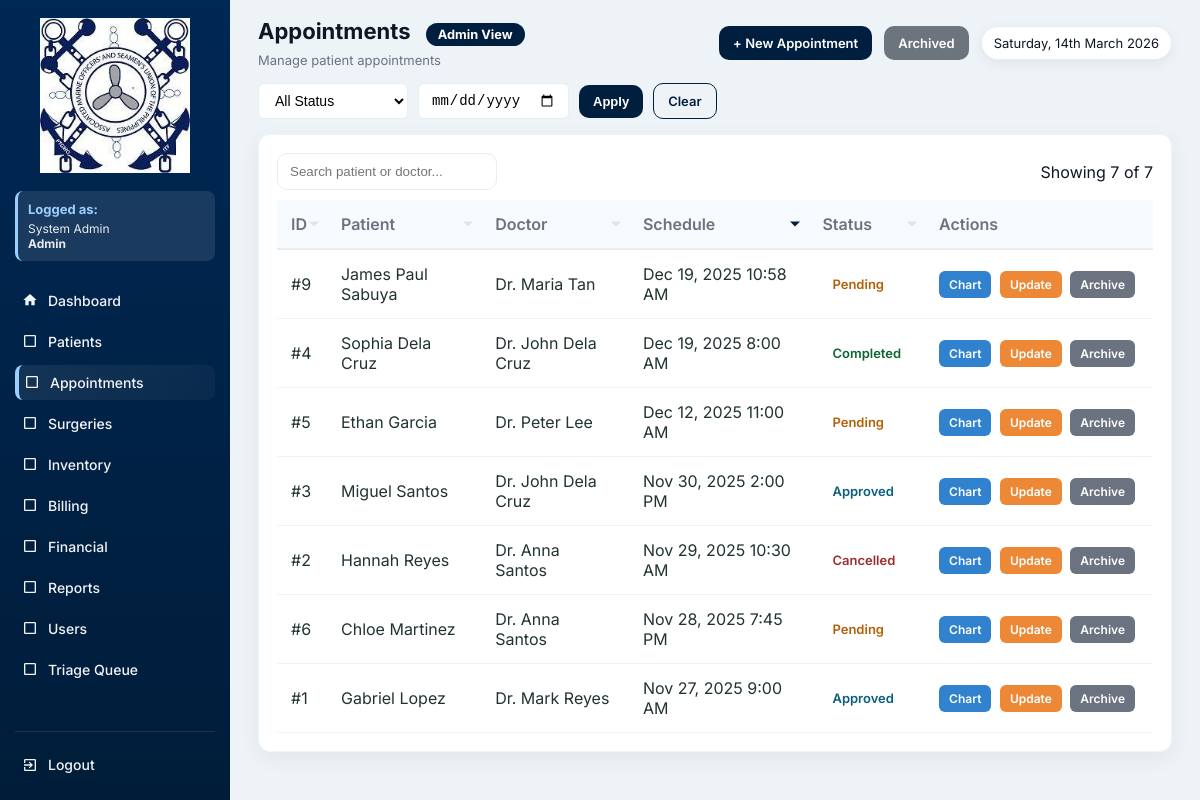
The page /appointments.php (signed in) on the database as committed earlier.
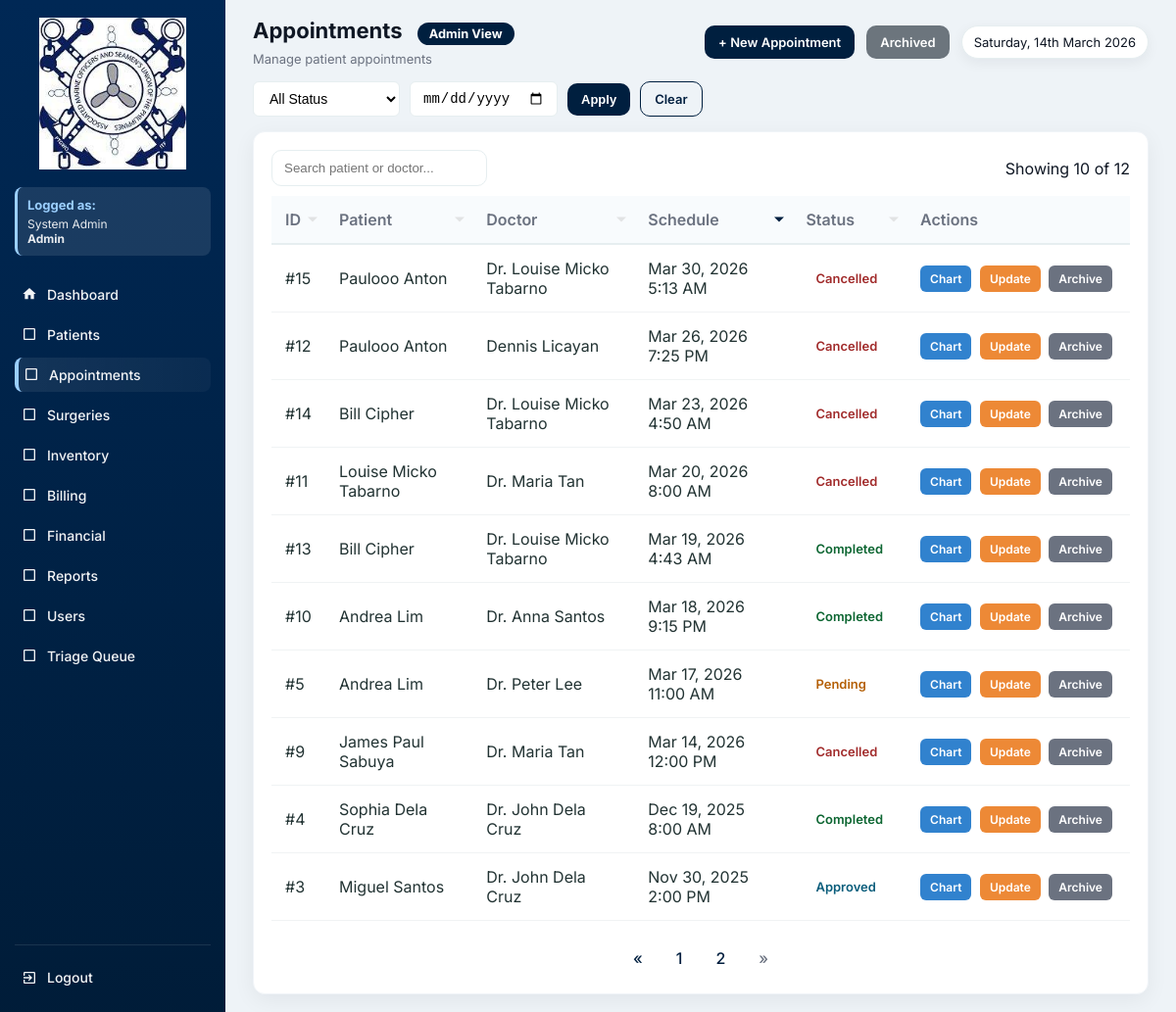
The same page on the database as committed later.
### tables this page shows
CREATE TABLE `appointments` (
  `id` int(11) NOT NULL,
  `patient_id` int(11) DEFAULT NULL,
  `doctor_id` int(11) DEFAULT NULL,
  `schedule_datetime` datetime DEFAULT NULL,
  `status` enum('Pending','Approved','Completed','Cancelled') DEFAULT 'Pending',
  `approved_by` int(11) DEFAULT NULL,
  `reason` text DEFAULT NULL,
  `is_archived` tinyint(1) DEFAULT 0,
  `archived_at` datetime DEFAULT NULL,
  `archived_by` int(11) DEFAULT NULL,
  `cancelled_by` int(11) DEFAULT NULL,
  `notes` text DEFAULT NULL,
  `created_at` timestamp NOT NULL DEFAULT current_timestamp(),
  `created_by` int(11) DEFAULT NULL,
  `cancelled_at` datetime DEFAULT NULL,
  `cancellation_reason` text DEFAULT NULL,
  `completed_by` int(11) DEFAULT NULL,
  `completed_at` datetime DEFAULT NULL,
  `completion_reason` text DEFAULT NULL,
  `approved_at` datetime DEFAULT NULL
);

CREATE TABLE `patients` (
  `id` int(11) NOT NULL,
  `patient_code` varchar(20) DEFAULT NULL,
  `first_name` varchar(100) DEFAULT NULL,
  `last_name` varchar(100) DEFAULT NULL,
  `gender` varchar(10) DEFAULT NULL,
  `sex` enum('Male','Female') DEFAULT NULL,
  `birth_date` date DEFAULT NULL,
  `phone` varchar(50) DEFAULT NULL,
  `address` text DEFAULT NULL,
  `guardian` varchar(100) DEFAULT NULL,
  `blood_type` varchar(10) DEFAULT NULL,
  `weight` decimal(5,2) DEFAULT NULL,
  `height` decimal(5,2) DEFAULT NULL,
  `pulse_rate` int(11) DEFAULT NULL,
  `temperature` decimal(4,2) DEFAULT NULL,
  `guardian_name` varchar(150) DEFAULT NULL,
  `created_at` timestamp NOT NULL DEFAULT current_timestamp(),
  `created_by` int(11) DEFAULT NULL,
  `is_archived` tinyint(1) DEFAULT 0,
  `archived_at` datetime DEFAULT NULL,
  `archived_by` int(11) DEFAULT NULL
);

CREATE TABLE `users` (
  `id` int(11) NOT NULL,
  `full_name` varchar(150) DEFAULT NULL,
  `username` varchar(100) DEFAULT NULL,
  `password` varchar(255) DEFAULT NULL,
  `role` enum('Admin','Doctor','Nurse','Staff','Inventory','Billing','SocialWorker') NOT NULL,
  `created_at` timestamp NOT NULL DEFAULT current_timestamp(),
  `is_active` tinyint(1) DEFAULT 1,
  `deactivated_at` datetime DEFAULT NULL
);

### functions.php (called while the page is built, shortened)
<?php
function fetchAll($conn, $sql, $types = null, $params = [])
{
    $stmt = $conn->prepare($sql);
    $stmt->execute();
    $res = $stmt->get_result();
    $rows = $res->fetch_all(MYSQLI_ASSOC);
    return $rows;
}
function fetchOne($conn, $sql, $types = null, $params = [])
{
    $stmt = $conn->prepare($sql);
    $stmt->execute();
    $res = $stmt->get_result();
    $row = $res->fetch_assoc();
    return $row;
}
?>

### appointments.php (the view, shortened to what the changed rows need)
<?php
require 'config.php';
require 'functions.php';
$current_role = $_SESSION['role'] ?? 'Guest';
$current_user_id = $_SESSION['user_id'];
$role_permissions = [
    'Admin' => [
        'dashboard.php' => 'Dashboard',
        'patients.php' => 'Patients',
        'appointments.php' => 'Appointments',
        'surgeries.php' => 'Surgeries',
        'inventory.php' => 'Inventory',
        'billing.php' => 'Billing',
        'financials.php' => 'Financial',
        'reports.php' => 'Reports',
        'users.php' => 'Users',
        'triage_queue.php' => 'Triage Queue'
    ],
    'Doctor' => [
        'dashboard.php' => 'Dashboard',
        'patients.php' => 'Patients',
        'appointments.php' => 'Appointments',
        'surgeries.php' => 'Surgeries',
        'inventory.php' => 'Inventory',
        'reports.php' => 'Reports',
        'triage_queue.php' => 'Triage Queue'
    ],
    'Nurse' => [
        'dashboard.php' => 'Dashboard',
        'patients.php' => 'Patients',
        'appointments.php' => 'Appointments',
        'inventory.php' => 'Inventory',
        'reports.php' => 'Reports',
        'triage_queue.php' => 'Triage Queue'
    ],
    'Staff' => [
        'dashboard.php' => 'Dashboard',
        'patients.php' => 'Patients',
        'appointments.php' => 'Appointments',
        'reports.php' => 'Reports'
    ],
    'Inventory' => [
        'dashboard.php' => 'Dashboard',
        'inventory.php' => 'Inventory',
        'reports.php' => 'Reports'
    ],
    'Billing' => [
        'dashboard.php' => 'Dashboard',
        'billing.php' => 'Billing',
        'financials.php' => 'Financial',
        'reports.php' => 'Reports'
    ],
    'SocialWorker' => [
        'dashboard.php' => 'Dashboard',
        'financials.php' => 'Financial',
        'reports.php' => 'Reports'
    ]
];
$allowed_pages = $role_permissions[$current_role] ?? ['dashboard.php' => 'Dashboard'];
$filter = $_GET['filter'] ?? '';
$status_filter = $_GET['status'] ?? '';
$date_filter = $_GET['date'] ?? '';
$is_admin = ($current_role === 'Admin');
$show_archived = isset($_GET['show']) && $_GET['show'] === 'archived';
$sort_column = $_GET['sort'] ?? 'schedule';
$sort_order = $_GET['order'] ?? 'desc';
$conditions = [];
if (!$show_archived) {
    $conditions[] = "a.is_archived = 0";
} else {
    $conditions[] = "a.is_archived = 1";
}
$where_clause = 'WHERE ' . implode(' AND ', $conditions);
$total = fetchOne($conn, "SELECT COUNT(*) as total FROM appointments a $where_clause")['total'] ?? 0;
$total_pages = ceil($total / 10);
$page = isset($_GET['page']) ? max(1, intval($_GET['page'])) : 1;
$offset = ($page - 1) * 10;
switch ($sort_column) {
    case 'schedule': $order_by = "a.schedule_datetime"; break;
}
$order_by .= " " . strtoupper($sort_order);
$query = "
    SELECT
        a.id, a.schedule_datetime, a.status, a.is_archived,
        p.first_name AS patient_first, p.last_name AS patient_last,
        u.full_name AS doctor_name,
        a.doctor_id
    FROM appointments a
    LEFT JOIN patients p ON a.patient_id = p.id
    LEFT JOIN users u ON a.doctor_id = u.id
    $where_clause
    ORDER BY $order_by
    LIMIT $offset, 10
";
$rows = fetchAll($conn, $query);
?>
<!DOCTYPE html>
<html lang="en">
<head>
</head>
<body>
<div class="app">
  <aside class="sidebar">
    <nav class="menu">
      <a href="dashboard.php" class="menu-item <?= basename($_SERVER['PHP_SELF'])=='dashboard.php'?'active':'' ?>">
        <span class="icon"><svg viewBox="0 0 24 24" fill="currentColor"><path d="M10 20v-6h4v6h5v-8h3L12 3 2 12h3v8z"/></svg></span> Dashboard
      </a>
      <?php foreach($allowed_pages as $page => $label): if($page !== 'dashboard.php'): ?>
        <a href="<?= $page ?>" class="menu-item <?= basename($_SERVER['PHP_SELF'])==$page?'active':'' ?>">
          <span class="icon">
            <?php
            $icons = [
              'patients.php' => '<svg viewBox="0 0 24 24" fill="currentColor"><path d="M12 12c2.21 0 4-1.79 4-4s-1.79-4-4-4-4 1.79-4 4 1.79 4 4 4zm0 2c-2.67 0-8 1.34-8 4v2h16v-2c0-2.66-5.33-4-8-4z"/></svg>',
              'appointments.php' => '<svg viewBox="0 0 24 24" fill="currentColor"><path d="M19 3h-1V1h-2v2H8V1H6v2H5c-1.11 0-1.99.9-1.99 2L3 19c0 1.1.89 2 2 2h14c1.1 0 2-.9 2-2V5c0-1.1-.9-2-2-2zm0 16H5V8h14v11zM7 10h5v5H7z"/></svg>',
              'surgeries.php' => '<svg viewBox="0 0 24 24" fill="currentColor"><path d="M12 2C8.13 2 5 5.13 5 9c0 5.25 7 13 7 13s7-7.75 7-13c0-3.87-3.13-7-7-7zm0 9.5c-1.38 0-2.5-1.12-2.5-2.5s1.12-2.5 2.5-2.5 2.5 1.12 2.5 2.5-1.12 2.5-2.5 2.5z"/></svg>',
              'inventory.php' => '<svg viewBox="0 0 24 24" fill="currentColor"><path d="M20 8h-3V4H7v4H4v14h16V8zM9 6h6v2H9V6zm11 14H4v-9h16v9zm-7-7H8v-2h5v2z"/></svg>',
              'billing.php' => '<svg viewBox="0 0 24 24" fill="currentColor"><path d="M11.8 10.9c-2.27-.59-3-1.2-3-2.15 0-1.09 1.01-1.85 2.7-1.85 1.78 0 2.44.85 2.5 2.1h2.21c-.07-1.72-1.12-3.3-3.21-3.81V3h-3v2.16c-1.94.42-3.5 1.68-3.5 3.61 0 2.31 1.91 3.46 4.7 4.13 2.5.6 3 1.48 3 2.41 0 .69-.49 1.79-2.7 1.79-2.06 0-2.87-.92-2.98-2.1h-2.2c.12 2.19 1.76 3.42 3.68 3.83V21h3v-2.15c1.95-.37 3.5-1.5 3.5-3.55 0-2.84-2.43-3.81-4.7-4.4z"/></svg>',
              'financials.php' => '<svg viewBox="0 0 24 24" fill="currentColor"><path d="M3 13h8V3H3v10zm0 8h8v-6H3v6zm10 0h8V11h-8v10zm0-18v6h8V3h-8z"/></svg>',
              'reports.php' => '<svg viewBox="0 0 24 24" fill="currentColor"><path d="M19 3H5c-1.1 0-2 .9-2 2v14c0 1.1.9 2 2 2h14c1.1 0 2-.9 2-2V5c0-1.1-.9-2-2-2zM9 17H7v-7h2v7zm4 0h-2V7h2v10zm4 0h-2v-4h2v4z"/></svg>',
              'users.php' => '<svg viewBox="0 0 24 24" fill="currentColor"><path d="M16 11c1.66 0 2.99-1.34 2.99-3S17.66 5 16 5c-1.66 0-3 1.34-3 3s1.34 3 3 3zm-8 0c1.66 0 2.99-1.34 2.99-3S9.66 5 8 5C6.34 5 5 6.34 5 8s1.34 3 3 3zm0 2c-2.33 0-7 1.17-7 3.5V19h14v-2.5c0-2.33-4.67-3.5-7-3.5zm8 0c-.29 0-.62.02-.97.05 1.16.84 1.97 1.97 1.97 3.45V19h6v-2.5c0-2.33-4.67-3.5-7-3.5z"/></svg>',
              'triage_queue.php' => '<svg viewBox="0 0 24 24" fill="currentColor"><path d="M12 2C6.48 2 2 6.48 2 12s4.48 10 10 10 10-4.48 10-10S17.52 2 12 2zm-2 15l-5-5 1.41-1.41L10 14.17l7.59-7.59L19 8l-9 9z"/></svg>'
            ];
            echo $icons[$page] ?? '<svg viewBox="0 0 24 24" fill="currentColor"><path d="M19 5v14H5V5h14m0-2H5c-1.1 0-2 .9-2 2v14c0 1.1.9 2 2 2h14c1.1 0 2-.9 2-2V5c0-1.1-.9-2-2-2z"/></svg>';
            ?>
          </span> <?= $label ?>
        </a>
      <?php endif; endforeach; ?>
    </nav>
  </aside>
  <div class="main">
    <div class="topbar">
      <div class="top-left">
        <h1>Appointments <?= $show_archived ? '(Archived)' : '' ?>
          <span class="role-badge role-<?= strtolower($current_role) ?>"><?= htmlspecialchars($current_role) ?> View</span>
        </h1>
      </div>
    </div>
    <div class="table-wrap">
      <div class="table-controls">
        <input type="text" id="searchInput" class="search-input" placeholder="Search patient or doctor...">
        <div class="muted">Showing <span id="rowCount"><?= count($rows) ?></span> of <?= number_format($total) ?></div>
      </div>
      <table id="appointmentsTable">
        <thead>
          <tr>
            <th class="sortable-header <?= $sort_column=='id'?$sort_order:'' ?>" onclick="sortTable('id','<?= $sort_column=='id' && $sort_order=='asc'?'desc':'asc' ?>')">ID</th>
            <th class="sortable-header <?= $sort_column=='patient'?$sort_order:'' ?>" onclick="sortTable('patient','<?= $sort_column=='patient' && $sort_order=='asc'?'desc':'asc' ?>')">Patient</th>
            <th class="sortable-header <?= $sort_column=='doctor'?$sort_order:'' ?>" onclick="sortTable('doctor','<?= $sort_column=='doctor' && $sort_order=='asc'?'desc':'asc' ?>')">Doctor</th>
            <th class="sortable-header <?= $sort_column=='schedule'?$sort_order:'' ?>" onclick="sortTable('schedule','<?= $sort_column=='schedule' && $sort_order=='asc'?'desc':'asc' ?>')">Schedule</th>
            <th class="sortable-header <?= $sort_column=='status'?$sort_order:'' ?>" onclick="sortTable('status','<?= $sort_column=='status' && $sort_order=='asc'?'desc':'asc' ?>')">Status</th>
            <th>Actions</th>
          </tr>
        </thead>
        <tbody>
          <?php if (count($rows) > 0): ?>
            <?php foreach($rows as $r): ?>
              <?php
              $status_class = [
                  'Pending' => 'pending',
                  'Approved' => 'approved',
                  'Completed' => 'completed',
                  'Cancelled' => 'cancelled'
              ][$r['status']] ?? 'pending';
              $schedule = date('M j, Y g:i A', strtotime($r['schedule_datetime']));
              $patient_name = trim(($r['patient_first']??'').' '.($r['patient_last']??''));
              $row_bg = $r['is_archived'] ? 'style="background:rgba(149,165,166,0.1);"' : '';
              $can_edit_status = false;
              if (!$r['is_archived']) {
                  if ($current_role === 'Admin') {
                      $can_edit_status = true;
                  } elseif ($current_role === 'Doctor' && $r['doctor_id'] == $current_user_id) {
                      $can_edit_status = true;
                  } elseif ($current_role === 'Nurse') {
                      $can_edit_status = true;
                  } elseif ($current_role === 'Staff') {
                      $can_edit_status = true;
                  }
              }
              $status_clickable_class = $can_edit_status ? 'editable' : 'not-editable';
              ?>
              <tr data-id="<?= $r['id'] ?>" data-doctor="<?= $r['doctor_id'] ?>" data-status="<?= $r['status'] ?>" <?= $row_bg ?>>
                <td>#<?= $r['id'] ?></td>
                <td><?= htmlspecialchars($patient_name) ?></td>
                <td><?= htmlspecialchars($r['doctor_name'] ?? '') ?></td>
                <td><?= $schedule ?></td>
                <td>
                  <span class="status <?= $status_class ?> <?= $status_clickable_class ?>"
                        data-id="<?= $r['id'] ?>"
                        data-status="<?= $r['status'] ?>"
                        data-doctor="<?= $r['doctor_id'] ?>"
                        data-role="<?= htmlspecialchars($current_role) ?>"
                        onclick="<?= $can_edit_status ? 'openStatusModal(this)' : '' ?>">
                    <?= $r['status'] ?>
                  </span>
                </td>
                <td style="white-space:nowrap;">
                  <a href="appointment_view.php?id=<?= $r['id'] ?>" class="action-btn btn-chart">Chart</a>
                  <?php if (!$r['is_archived'] && $current_role !== 'Doctor'): ?>
                    <a href="appointment_form.php?id=<?= $r['id'] ?>" class="action-btn btn-update">Update</a>
                  <?php endif; ?>
                  <?php if ($is_admin): ?>
                    <?php if (!$r['is_archived']): ?>
                      <a href="appointments.php?archive=<?= $r['id'] ?>" class="action-btn btn-archive" onclick="return confirm('Archive appointment for &quot;<?= htmlspecialchars($patient_name, ENT_QUOTES) ?>&quot;?')">Archive</a>
                    <?php else: ?>
                      <a href="appointments.php?restore=<?= $r['id'] ?>" class="action-btn btn-archive" onclick="return confirm('Restore appointment for &quot;<?= htmlspecialchars($patient_name, ENT_QUOTES) ?>&quot;?')">Restore</a>
                    <?php endif; ?>
                  <?php endif; ?>
                </td>
              </tr>
            <?php endforeach; ?>
          <?php else: ?>
            <tr><td colspan="6" style="text-align:center; padding:30px;">No appointments found.</td></tr>
          <?php endif; ?>
        </tbody>
      </table>
      <?php if ($total_pages > 1): ?>
        <div class="pagination">
          <?php if ($page > 1): ?>
            <a href="?page=<?= $page-1 ?>&sort=<?= $sort_column ?>&order=<?= $sort_order ?><?= $show_archived?'&show=archived':'' ?><?= !empty($filter)?"&filter=$filter":'' ?><?= !empty($status_filter)?"&status=$status_filter":'' ?><?= !empty($date_filter)?"&date=$date_filter":'' ?>">&laquo;</a>
          <?php else: ?>
            <span class="disabled">&laquo;</span>
          <?php endif; ?>
          <?php for($i=max(1,$page-2); $i<=min($total_pages,$page+2); $i++): ?>
            <?php if($i==$page): ?><span class="current"><?= $i ?></span>
            <?php else: ?><a href="?page=<?= $i ?>&sort=<?= $sort_column ?>&order=<?= $sort_order ?><?= $show_archived?'&show=archived':'' ?><?= !empty($filter)?"&filter=$filter":'' ?><?= !empty($status_filter)?"&status=$status_filter":'' ?><?= !empty($date_filter)?"&date=$date_filter":'' ?>"><?= $i ?></a>
            <?php endif; ?>
          <?php endfor; ?>
          <?php if ($page < $total_pages): ?>
            <a href="?page=<?= $page+1 ?>&sort=<?= $sort_column ?>&order=<?= $sort_order ?><?= $show_archived?'&show=archived':'' ?><?= !empty($filter)?"&filter=$filter":'' ?><?= !empty($status_filter)?"&status=$status_filter":'' ?><?= !empty($date_filter)?"&date=$date_filter":'' ?>">&raquo;</a>
          <?php else: ?>
            <span class="disabled">&raquo;</span>
          <?php endif; ?>
        </div>
      <?php endif; ?>
    </div>
  </div>
</div>
</body>
</html>

Rows that differ between the two databases and show on the page:
no longer on this page (row edited): appointments: id "2", patient.last_name "Hannah Reyes", doctor.full_name "Dr. Anna Santos", schedule_datetime "Nov 29, 2025 10:30 AM", status "Cancelled"
no longer on this page (row unchanged): appointments: id "6", patient.last_name "Chloe Martinez", doctor.full_name "Dr. Anna Santos", schedule_datetime "Nov 28, 2025 7:45 PM", status "Pending"
no longer on this page (row unchanged): appointments: id "1", patient.last_name "Gabriel Lopez", doctor.full_name "Dr. Mark Reyes", schedule_datetime "Nov 27, 2025 9:00 AM", status "Approved"
added appointments: id "15", patient.last_name "Paulooo Anton", doctor.full_name "Dr. Louise Micko Tabarno", schedule_datetime "Mar 30, 2026 5:13 AM", status "Cancelled"
added appointments: id "12", patient.last_name "Paulooo Anton", doctor.full_name "Dennis Licayan", schedule_datetime "Mar 26, 2026 7:25 PM", status "Cancelled"
added appointments: id "14", patient.last_name "Bill Cipher", cancelled_by.full_name "Dr. Louise Micko Tabarno", schedule_datetime "Mar 23, 2026 4:50 AM", status "Cancelled"
added appointments: id "11", patient.last_name "Louise Micko Tabarno", doctor.full_name "Dr. Maria Tan", schedule_datetime "Mar 20, 2026 8:00 AM", status "Cancelled"
added appointments: id "13", patient.last_name "Bill Cipher", doctor.full_name "Dr. Louise Micko Tabarno", schedule_datetime "Mar 19, 2026 4:43 AM", status "Completed"
now on this page (row edited): appointments: id "10", patient.last_name "Andrea Lim", doctor.full_name "Dr. Anna Santos", schedule_datetime "Mar 18, 2026 9:15 PM", status "Completed"
changed appointments "Pending": patient.last_name "Ethan Garcia" → "Andrea Lim"; schedule_datetime "Dec 12, 2025 11:00 AM" → "Mar 17, 2026 11:00 AM"; moves up the list
changed appointments "James Paul Sabuya": schedule_datetime "Dec 19, 2025 10:58 AM" → "Mar 14, 2026 12:00 PM"; status "Pending" → "Cancelled"
Other text that changed with them:
count($rows): "7" → "10"
$total: "7" → "12"
new list line: "1"
new list line: "2"
